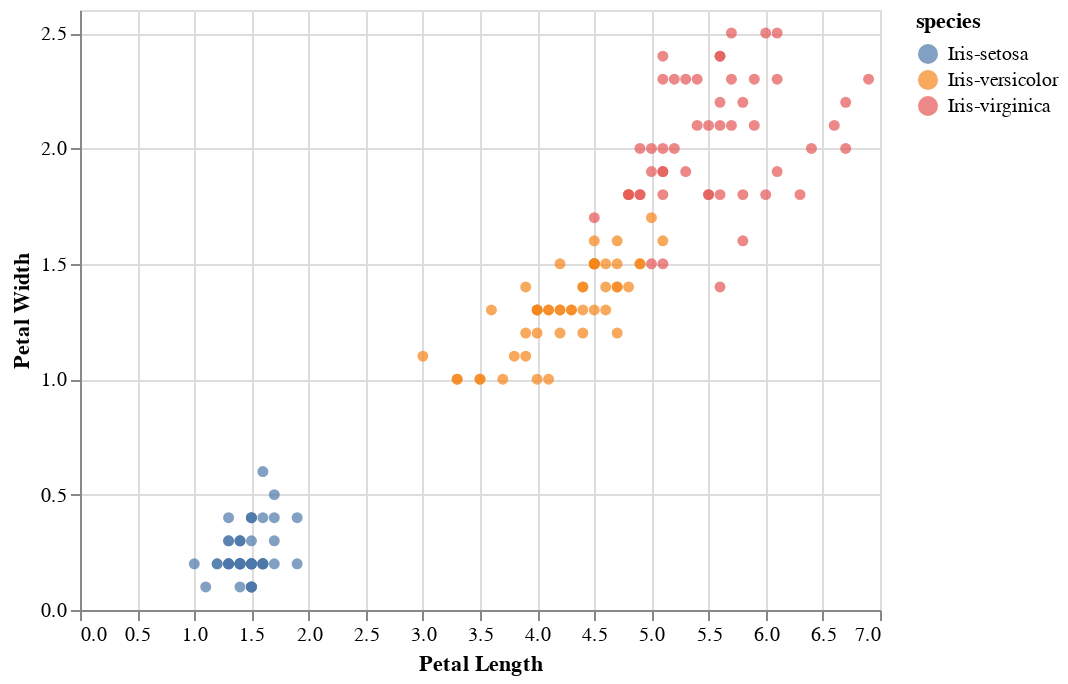

Notebook code cell kept with this figure:
### Markdown cell above
## Part B: Visualize the Data

Use your preferred visualization library to create a scatterplot showing petal length vs petal width. You should plot each flower species as a different color on the scatter plot.

### Code cell
import altair as alt

alt.Chart(flowers).mark_circle().encode(
    alt.X(('petal_length'), title = "Petal Length"),
    alt.Y(("petal_width"), title = "Petal Width"),
    color = "species"
)

### Figure 1 — Vega-Lite specification as saved in the notebook (floating-point values rounded to 4 significant figures; data arrays with more than 128 entries replaced by an {"elided": "..."} marker saying what was removed)
{"config": {"view": {"continuousWidth": 400, "continuousHeight": 300}}, "data": {"name": "data-2d94771ea62125b445223a5fc16e2995"}, "mark": "circle", "encoding": {"color": {"field": "species", "type": "nominal"}, "x": {"field": "petal_length", "title": "Petal Length", "type": "quantitative"}, "y": {"field": "petal_width", "title": "Petal Width", "type": "quantitative"}}, "$schema": "https://vega.github.io/schema/vega-lite/v4.17.0.json", "datasets": {"data-2d94771ea62125b445223a5fc16e2995": {"elided": "150 records"}}}
